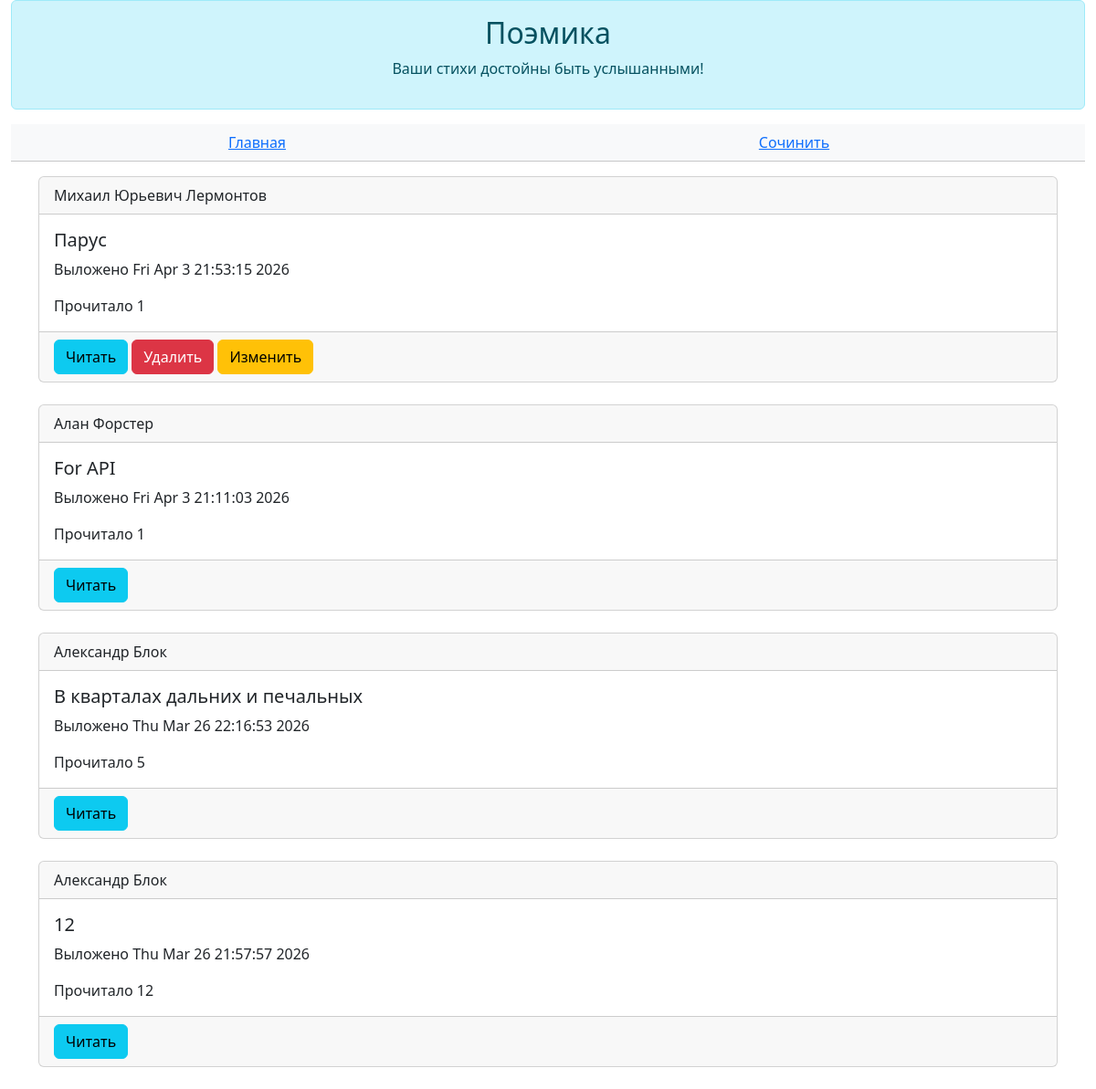
/poems (signed in), run on the app's committed database.
### data/all_models.py (models this page shows)
class Poem(SqlAlchemyBase, SerializerMixin):
    __tablename__ = "poems"
    id = sqlalchemy.Column(sqlalchemy.Integer, primary_key=True, autoincrement=True)
    author_id = sqlalchemy.Column(sqlalchemy.Integer, sqlalchemy.ForeignKey(User.id))
    author = orm.relationship("User")
    title = sqlalchemy.Column(sqlalchemy.String(25))
    body = sqlalchemy.Column(sqlalchemy.Text)
    read_count = sqlalchemy.Column(sqlalchemy.Integer, default=0)
    is_private = sqlalchemy.Column(sqlalchemy.Boolean, default=True)
    created = sqlalchemy.Column(sqlalchemy.DateTime, default=datetime.datetime.now())

class User(SqlAlchemyBase, UserMixin, SerializerMixin):
    __tablename__ = "users"
    id = sqlalchemy.Column(sqlalchemy.Integer, primary_key=True, autoincrement=True)
    login = sqlalchemy.Column(sqlalchemy.String)
    name = sqlalchemy.Column(sqlalchemy.String, default="Неизвестный")
    email = sqlalchemy.Column(sqlalchemy.String, unique=True)
    description = sqlalchemy.Column(sqlalchemy.Text, default="Я поэт, тем и интересен")
    hashed_password = sqlalchemy.Column(sqlalchemy.String)
    poems = orm.relationship("Poem", back_populates="author")

### main.py (the view)
@app.route("/poems")
def poems():
    poems = db.query(Poem).all()
    return flask.render_template("poems.html", poems=poems[::-1], user=current_user)

### main.py (called while the page is built)
@login.user_loader
def load_user(user_id):
    return db.get(User, user_id)

### templates/poems.html (shortened to what this page needs)
{% extends 'base.html' %}
{% block _header %}
    <table class="table table-light text-center">
        <tbody>
            <tr>
                <td>
                    <a href="/">Главная</a>
                </td>
                <td>
                    <a href="/poem/create">Сочинить</a>
                </td>
            </tr>
        </tbody>
    </table>
{% endblock %}
{% block _body %}
    {% for poem in poems %}
        {% if not poem.is_private%}
            <div class="card">
                <div class="card-header">
                    {{poem.author.login}}
                </div>
                <div class="card-body">
                    <h5 class="card-title">{{poem.title}}</h5>
                    <p class="card-text">Выложено {{poem.created.ctime()}}</p>
                    <p class="card-text">Прочитало {{poem.read_count}}</p>
                </div>
                <div class="card-footer">
                    <button class="btn btn-info" onclick="location.href='/poem/read/{{poem.id}}'">Читать</button>
                    {% if poem.author == current_user %}
                        <button class="btn btn-danger" onclick="location.href='/poem/delete/{{poem.id}}'">Удалить</button>
                        <button class="btn btn-warning" onclick="location.href='/poem/update/{{poem.id}}'">Изменить</button>
                    {% endif %}
                </div>
            </div>
            <br/>
        {% endif %}
    {% endfor %}
{% endblock %}

### data on the page
Poem: author.login "Михаил Юрьевич Лермонтов", title "Парус", created.ctime "Fri Apr 3 21:53:15 2026", read_count "1"
Poem: author.login "Алан Форстер", title "For API", created.ctime "Fri Apr 3 21:11:03 2026", read_count "1"
Poem: author.login "Александр Блок", title "В кварталах дальних и печальных", created.ctime "Thu Mar 26 22:16:53 2026", read_count "5"
Poem: author.login "Александр Блок", title "12", created.ctime "Thu Mar 26 21:57:57 2026", read_count "12"
